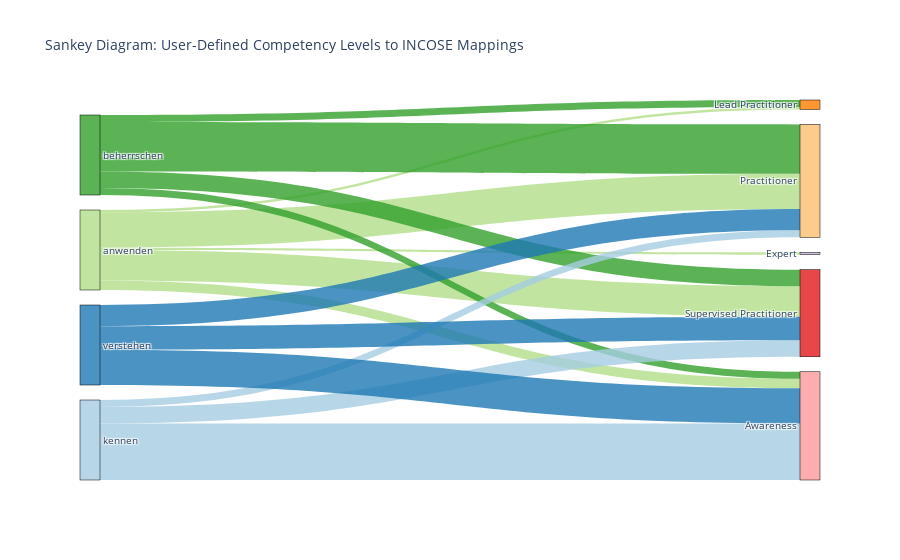

The code cell stored with this chart in its notebook:
### Markdown cell above
## Sankey Diagram

### Code cell
import json
import pandas as pd
import plotly.graph_objects as go

RESULT_FILE = "results__3.jsonl"

# Step 1: Read the JSONL file into a list of dictionaries.
data = []
with open(RESULT_FILE, "r") as f:
    for line in f:
        record = json.loads(line)
        competency_id = record.get("competency_id", None)
        user_level = record.get("user_level", "unknown")
        mappings = record.get("incose_mappings", [])
        
        if not mappings or (len(mappings) == 1 and isinstance(mappings[0], str) and mappings[0].lower() == "none"):
            data.append({
                "competency_id": competency_id,
                "user_level": user_level,
                "incose_level": "none"
            })
        else:
            for mapping in mappings:
                if isinstance(mapping, dict):
                    incose_level = mapping.get("incose_level", "unknown")
                else:
                    incose_level = str(mapping)
                data.append({
                    "competency_id": competency_id,
                    "user_level": user_level,
                    "incose_level": incose_level
                })

df = pd.DataFrame(data)
print("Raw Data:")
print(df.head())

# Step 2: Group data by user_level and incose_level to get counts.
grouped = df.groupby(["user_level", "incose_level"]).size().reset_index(name="count")

# Step 3: Define unique user levels and INCOSE levels
user_levels = list(df["user_level"].unique())
incose_levels = list(df["incose_level"].unique())

# If "none" is in user_levels, remove it and ensure it's in incose_levels
if "none" in user_levels:
    user_levels.remove("none")
if "none" not in incose_levels:
    incose_levels.append("none")

# Our final labels = user_levels (left) + incose_levels (right)
labels = user_levels + incose_levels

# Build dictionaries to map each label to an index
label_to_idx = {label: i for i, label in enumerate(labels)}

# Step 4: Assign distinct colors for user levels vs. INCOSE levels
user_level_colors = {
    "kennen": "rgba(166, 206, 227, 0.8)",
    "verstehen": "rgba(31, 120, 180, 0.8)",
    "anwenden": "rgba(178, 223, 138, 0.8)",
    "beherrschen": "rgba(51, 160, 44, 0.8)",
    "unknown": "rgba(150, 150, 150, 0.8)"
}
incose_level_colors = {
    "Awareness": "rgba(251, 154, 153, 0.8)",
    "Supervised Practitioner": "rgba(227, 26, 28, 0.8)",
    "Practitioner": "rgba(253, 191, 111, 0.8)",
    "Lead Practitioner": "rgba(255, 127, 0, 0.8)",
    "Expert": "rgba(202, 178, 214, 0.8)",
    "none": "rgba(200, 200, 200, 0.8)",
    "unknown": "rgba(180, 180, 180, 0.8)"
}

# Create a color list for each node in the 'labels' list
node_colors = []
for lbl in labels:
    if lbl in user_level_colors:
        node_colors.append(user_level_colors[lbl])
    elif lbl in incose_level_colors:
        node_colors.append(incose_level_colors[lbl])
    else:
        node_colors.append("rgba(100, 100, 100, 0.8)")  # fallback color

# Step 5: Build source, target, value arrays, and link labels
sources = []
targets = []
values = []
link_labels = []
link_colors = []

for _, row in grouped.iterrows():
    ul = row["user_level"]
    il = row["incose_level"]
    count = row["count"]
    
    if ul not in label_to_idx or il not in label_to_idx:
        continue
    
    source_idx = label_to_idx[ul]
    target_idx = label_to_idx[il]
    
    sources.append(source_idx)
    targets.append(target_idx)
    values.append(count)
    
    # The link label will show the count
    link_labels.append(f"Count: {count}")
    
    # The link color matches the user level color
    link_color = user_level_colors.get(ul, "rgba(100, 100, 100, 0.5)")
    link_colors.append(link_color)

# Step 6: Create the Sankey diagram
fig = go.Figure(data=[go.Sankey(
    arrangement="snap",
    node=dict(
        pad=15,
        thickness=20,
        line=dict(color="black", width=0.5),
        label=labels,
        color=node_colors
    ),
    link=dict(
        source=sources,
        target=targets,
        value=values,
        color=link_colors,
        label=link_labels,
        # The hovertemplate includes the link's label (count) and the node names
        customdata=link_labels,
        hovertemplate=(
            'User Level: %{source.label}<br>'
            'INCOSE Level: %{target.label}<br>'
            'Count: %{value}<extra></extra>'
        )
    )
)])

fig.update_layout(
    title_text="Sankey Diagram: User-Defined Competency Levels to INCOSE Mappings",
    font_size=10
)

fig.show()

### Figure 1 — Plotly figure (JSON) as saved in the notebook; plotly's stock layout.template omitted (floating-point values rounded to 4 significant figures)
{"data": [{"arrangement": "snap", "link": {"color": ["rgba(178, 223, 138, 0.8)", "rgba(178, 223, 138, 0.8)", "rgba(178, 223, 138, 0.8)", "rgba(178, 223, 138, 0.8)", "rgba(178, 223, 138, 0.8)", "rgba(51, 160, 44, 0.8)", "rgba(51, 160, 44, 0.8)", "rgba(51, 160, 44, 0.8)", "rgba(51, 160, 44, 0.8)", "rgba(166, 206, 227, 0.8)", "rgba(166, 206, 227, 0.8)", "rgba(166, 206, 227, 0.8)", "rgba(31, 120, 180, 0.8)", "rgba(31, 120, 180, 0.8)", "rgba(31, 120, 180, 0.8)"], "customdata": ["Count: 4", "Count: 1", "Count: 1", "Count: 15", "Count: 13", "Count: 3", "Count: 3", "Count: 21", "Count: 7", "Count: 24", "Count: 3", "Count: 7", "Count: 15", "Count: 9", "Count: 10"], "hovertemplate": "User Level: %{source.label}<br>INCOSE Level: %{target.label}<br>Count: %{value}<extra></extra>", "label": ["Count: 4", "Count: 1", "Count: 1", "Count: 15", "Count: 13", "Count: 3", "Count: 3", "Count: 21", "Count: 7", "Count: 24", "Count: 3", "Count: 7", "Count: 15", "Count: 9", "Count: 10"], "source": [0, 0, 0, 0, 0, 1, 1, 1, 1, 2, 2, 2, 3, 3, 3], "target": [5, 8, 7, 4, 6, 5, 7, 4, 6, 5, 4, 6, 5, 4, 6], "value": [4, 1, 1, 15, 13, 3, 3, 21, 7, 24, 3, 7, 15, 9, 10]}, "node": {"color": ["rgba(178, 223, 138, 0.8)", "rgba(51, 160, 44, 0.8)", "rgba(166, 206, 227, 0.8)", "rgba(31, 120, 180, 0.8)", "rgba(253, 191, 111, 0.8)", "rgba(251, 154, 153, 0.8)", "rgba(227, 26, 28, 0.8)", "rgba(255, 127, 0, 0.8)", "rgba(202, 178, 214, 0.8)", "rgba(200, 200, 200, 0.8)"], "label": ["anwenden", "beherrschen", "kennen", "verstehen", "Practitioner", "Awareness", "Supervised Practitioner", "Lead Practitioner", "Expert", "none"], "line": {"color": "black", "width": 0.5}, "pad": 15, "thickness": 20}, "type": "sankey"}], "layout": {"font": {"size": 10}, "title": {"text": "Sankey Diagram: User-Defined Competency Levels to INCOSE Mappings"}}}
